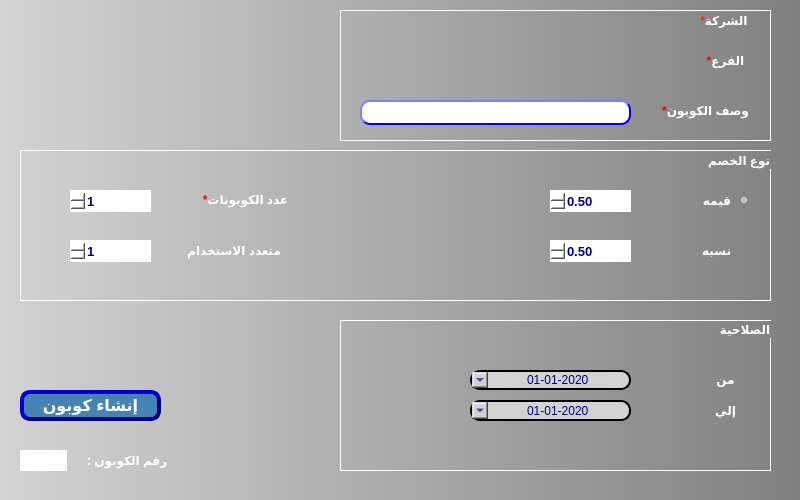
<?xml version="1.0" encoding="UTF-8"?>
<ui version="4.0">
 <class>CustomerGP</class>
 <widget class="QDialog" name="CustomerGP">
  <property name="geometry">
   <rect>
    <x>0</x>
    <y>0</y>
    <width>800</width>
    <height>500</height>
   </rect>
  </property>
  <property name="minimumSize">
   <size>
    <width>800</width>
    <height>500</height>
   </size>
  </property>
  <property name="maximumSize">
   <size>
    <width>800</width>
    <height>500</height>
   </size>
  </property>
  <property name="font">
   <font>
    <family>Arial</family>
    <pointsize>9</pointsize>
    <weight>50</weight>
    <bold>false</bold>
   </font>
  </property>
  <property name="windowTitle">
   <string>انشاء كوبون</string>
  </property>
  <property name="layoutDirection">
   <enum>Qt::RightToLeft</enum>
  </property>
  <property name="styleSheet">
   <string notr="true">background-color: qlineargradient(spread:pad, x1:0, y1:0, x2:1, y2:0, stop:0 lightgray, stop:1 gray);</string>
  </property>
  <widget class="QLabel" name="desc">
   <property name="geometry">
    <rect>
     <x>650</x>
     <y>100</y>
     <width>111</width>
     <height>21</height>
    </rect>
   </property>
   <property name="font">
    <font>
     <family>MS Shell Dlg 2</family>
     <pointsize>9</pointsize>
     <weight>75</weight>
     <bold>true</bold>
    </font>
   </property>
   <property name="styleSheet">
    <string notr="true">color:white;
background-color: rgba(0,0,0,0%);
border-style: outset;
border-width: 0px;
border-radius: 0px;
opacity: 1;</string>
   </property>
   <property name="text">
    <string>&lt;html&gt;&lt;head/&gt;&lt;body&gt;&lt;p align=&quot;center&quot;&gt;&lt;span style=&quot; color:#ff0000;&quot;&gt;*&lt;/span&gt;وصف الكوبون&lt;/p&gt;&lt;/body&gt;&lt;/html&gt;</string>
   </property>
  </widget>
  <widget class="QPushButton" name="BTN_createCoupon">
   <property name="geometry">
    <rect>
     <x>20</x>
     <y>390</y>
     <width>141</width>
     <height>31</height>
    </rect>
   </property>
   <property name="font">
    <font>
     <family>MS Shell Dlg 2</family>
     <pointsize>12</pointsize>
     <weight>75</weight>
     <italic>false</italic>
     <bold>true</bold>
    </font>
   </property>
   <property name="layoutDirection">
    <enum>Qt::RightToLeft</enum>
   </property>
   <property name="styleSheet">
    <string notr="true">QPushButton{
                                        background-color: SteelBlue;
                                        border-style: outset;
                                        border-width: 4px;
                                        border-radius: 10px;
                                        border-color: darkblue;
                    color:white;
	                                    }
                                        QPushButton:hover {
                                        background: qradialgradient(
                                        cx: 0.3, cy: -0.4, fx: 0.3, fy: -0.4,
                                        radius: 1.35, stop: 0 #3a0dab, stop: 1 #a5a5ff
                                        );
                                        }
                                        QPushButton:pressed {
                                        border-style: inset;
                                        background: qradialgradient(
                                        cx: 0.4, cy: -0.1, fx: 0.4, fy: -0.1,
                                        radius: 1.35, stop: 0 #a5a5ff, stop: 1 #3a0dab
                                        );
                                        }</string>
   </property>
   <property name="text">
    <string>إنشاء كوبون</string>
   </property>
  </widget>
  <widget class="QLineEdit" name="LE_desc">
   <property name="geometry">
    <rect>
     <x>360</x>
     <y>100</y>
     <width>271</width>
     <height>25</height>
    </rect>
   </property>
   <property name="font">
    <font>
     <family>MS Shell Dlg 2</family>
     <pointsize>9</pointsize>
     <weight>75</weight>
     <bold>true</bold>
    </font>
   </property>
   <property name="styleSheet">
    <string notr="true">QLineEdit{
                                        background-color: white;
                                        border-style: outset;
                                        border-width: 2px;
                                        border-radius: 10px;
                                        border-color: blue;
                                        min-width: 6em;
color:navy;
                                        }
                                        QLineEdit:hover {
                                        background: qradialgradient(
                                        cx: 0.3, cy: -0.4, fx: 0.3, fy: -0.4,
                                        radius: 1.35, stop: 0 #fff, stop: 1 #bbb
                                        );
                                        }
                                       QLineEdit:pressed {
                                        border-style: inset;
                                        background: qradialgradient(
                                        cx: 0.4, cy: -0.1, fx: 0.4, fy: -0.1,
                                        radius: 1.35, stop: 0 #fff, stop: 1 #ddd
                                        );
                                        }
                                    </string>
   </property>
   <property name="maxLength">
    <number>50</number>
   </property>
  </widget>
  <widget class="QLabel" name="desc_6">
   <property name="geometry">
    <rect>
     <x>670</x>
     <y>10</y>
     <width>111</width>
     <height>21</height>
    </rect>
   </property>
   <property name="font">
    <font>
     <family>MS Shell Dlg 2</family>
     <pointsize>9</pointsize>
     <weight>75</weight>
     <bold>true</bold>
    </font>
   </property>
   <property name="layoutDirection">
    <enum>Qt::RightToLeft</enum>
   </property>
   <property name="styleSheet">
    <string notr="true">color:white;
background-color: rgba(0,0,0,0%);
border-style: outset;
border-width: 0px;
border-radius: 0px;
opacity: 1;</string>
   </property>
   <property name="text">
    <string>&lt;html&gt;&lt;head/&gt;&lt;body&gt;&lt;p align=&quot;center&quot;&gt;&lt;span style=&quot; color:#ef2929;&quot;&gt;*&lt;/span&gt;الشركة &lt;/p&gt;&lt;/body&gt;&lt;/html&gt;</string>
   </property>
  </widget>
  <widget class="QLabel" name="desc_7">
   <property name="geometry">
    <rect>
     <x>670</x>
     <y>50</y>
     <width>111</width>
     <height>21</height>
    </rect>
   </property>
   <property name="font">
    <font>
     <family>MS Shell Dlg 2</family>
     <pointsize>9</pointsize>
     <weight>75</weight>
     <bold>true</bold>
    </font>
   </property>
   <property name="layoutDirection">
    <enum>Qt::RightToLeft</enum>
   </property>
   <property name="styleSheet">
    <string notr="true">color:white;
background-color: rgba(0,0,0,0%);
border-style: outset;
border-width: 0px;
border-radius: 0px;
opacity: 1;</string>
   </property>
   <property name="text">
    <string>&lt;html&gt;&lt;head/&gt;&lt;body&gt;&lt;p align=&quot;center&quot;&gt;&lt;span style=&quot; color:#ff0000;&quot;&gt;*&lt;/span&gt;الفرع&lt;/p&gt;&lt;/body&gt;&lt;/html&gt;</string>
   </property>
  </widget>
  <widget class="QLabel" name="label_num">
   <property name="geometry">
    <rect>
     <x>20</x>
     <y>450</y>
     <width>47</width>
     <height>21</height>
    </rect>
   </property>
   <property name="styleSheet">
    <string notr="true">background-color: rgb(255, 255, 255);
color: Navy;</string>
   </property>
   <property name="text">
    <string/>
   </property>
  </widget>
  <widget class="QLabel" name="label_2">
   <property name="geometry">
    <rect>
     <x>70</x>
     <y>450</y>
     <width>111</width>
     <height>21</height>
    </rect>
   </property>
   <property name="font">
    <font>
     <family>MS Shell Dlg 2</family>
     <pointsize>9</pointsize>
     <weight>75</weight>
     <bold>true</bold>
    </font>
   </property>
   <property name="styleSheet">
    <string notr="true">color:white;
background-color: rgba(0,0,0,0%);
border-style: outset;
border-width: 0px;
border-radius: 0px;
opacity: 1;</string>
   </property>
   <property name="text">
    <string>رقم الكوبون : </string>
   </property>
   <property name="alignment">
    <set>Qt::AlignCenter</set>
   </property>
  </widget>
  <widget class="QGroupBox" name="groupBox">
   <property name="geometry">
    <rect>
     <x>340</x>
     <y>320</y>
     <width>431</width>
     <height>151</height>
    </rect>
   </property>
   <property name="font">
    <font>
     <family>MS Shell Dlg 2</family>
     <pointsize>9</pointsize>
     <weight>75</weight>
     <bold>true</bold>
    </font>
   </property>
   <property name="styleSheet">
    <string notr="true">color:white;
background-color: rgba(0,0,0,0%);
border-style: outset;
border-width: 1px;
border-radius: 0px;
border-color:white;
opacity: 1;</string>
   </property>
   <property name="title">
    <string>الصلاحية</string>
   </property>
   <widget class="QDateTimeEdit" name="Qdate_from">
    <property name="geometry">
     <rect>
      <x>130</x>
      <y>50</y>
      <width>161</width>
      <height>20</height>
     </rect>
    </property>
    <property name="font">
     <font>
      <pointsize>9</pointsize>
     </font>
    </property>
    <property name="layoutDirection">
     <enum>Qt::RightToLeft</enum>
    </property>
    <property name="styleSheet">
     <string notr="true">color:navy;
background-color: lightGray;
border-style: outset;
border-width: 2px;
border-radius: 10px;
border-color:black;</string>
    </property>
    <property name="alignment">
     <set>Qt::AlignCenter</set>
    </property>
    <property name="minimumDateTime">
     <datetime>
      <hour>0</hour>
      <minute>0</minute>
      <second>0</second>
      <year>2020</year>
      <month>1</month>
      <day>1</day>
     </datetime>
    </property>
    <property name="displayFormat">
     <string>yyyy-MM-dd</string>
    </property>
    <property name="calendarPopup">
     <bool>true</bool>
    </property>
   </widget>
   <widget class="QLabel" name="desc_3">
    <property name="geometry">
     <rect>
      <x>360</x>
      <y>49</y>
      <width>51</width>
      <height>20</height>
     </rect>
    </property>
    <property name="font">
     <font>
      <pointsize>9</pointsize>
      <weight>75</weight>
      <bold>true</bold>
     </font>
    </property>
    <property name="layoutDirection">
     <enum>Qt::RightToLeft</enum>
    </property>
    <property name="styleSheet">
     <string notr="true">color:white;
background-color: rgba(0,0,0,0%);
border-style: outset;
border-width: 0px;
border-radius: 0px;
opacity: 1;</string>
    </property>
    <property name="text">
     <string>من</string>
    </property>
    <property name="alignment">
     <set>Qt::AlignCenter</set>
    </property>
   </widget>
   <widget class="QLabel" name="desc_4">
    <property name="geometry">
     <rect>
      <x>360</x>
      <y>80</y>
      <width>51</width>
      <height>20</height>
     </rect>
    </property>
    <property name="font">
     <font>
      <pointsize>9</pointsize>
      <weight>75</weight>
      <bold>true</bold>
     </font>
    </property>
    <property name="layoutDirection">
     <enum>Qt::RightToLeft</enum>
    </property>
    <property name="styleSheet">
     <string notr="true">color:white;
background-color: rgba(0,0,0,0%);
border-style: outset;
border-width: 0px;
border-radius: 0px;
opacity: 1;</string>
    </property>
    <property name="text">
     <string>إلي</string>
    </property>
    <property name="alignment">
     <set>Qt::AlignCenter</set>
    </property>
   </widget>
   <widget class="QDateTimeEdit" name="Qdate_to">
    <property name="geometry">
     <rect>
      <x>130</x>
      <y>80</y>
      <width>161</width>
      <height>21</height>
     </rect>
    </property>
    <property name="font">
     <font>
      <pointsize>9</pointsize>
      <weight>50</weight>
      <bold>false</bold>
     </font>
    </property>
    <property name="layoutDirection">
     <enum>Qt::RightToLeft</enum>
    </property>
    <property name="styleSheet">
     <string notr="true">color:navy;
background-color: lightGray;
border-style: outset;
border-width: 2px;
border-radius: 10px;
border-color:black;</string>
    </property>
    <property name="alignment">
     <set>Qt::AlignCenter</set>
    </property>
    <property name="minimumDateTime">
     <datetime>
      <hour>0</hour>
      <minute>0</minute>
      <second>0</second>
      <year>2020</year>
      <month>1</month>
      <day>1</day>
     </datetime>
    </property>
    <property name="displayFormat">
     <string>yyyy-MM-dd</string>
    </property>
    <property name="calendarPopup">
     <bool>true</bool>
    </property>
   </widget>
  </widget>
  <widget class="QGroupBox" name="groupBox_2">
   <property name="geometry">
    <rect>
     <x>20</x>
     <y>150</y>
     <width>751</width>
     <height>151</height>
    </rect>
   </property>
   <property name="font">
    <font>
     <family>MS Shell Dlg 2</family>
     <pointsize>9</pointsize>
     <weight>75</weight>
     <bold>true</bold>
    </font>
   </property>
   <property name="styleSheet">
    <string notr="true">color:white;
background-color: rgba(0,0,0,0%);
border-style: outset;
border-width: 1px;
border-radius: 0px;
border-color:white;
opacity: 1;</string>
   </property>
   <property name="title">
    <string> نوع الخصم</string>
   </property>
   <widget class="QDoubleSpinBox" name="LE_desc_3">
    <property name="geometry">
     <rect>
      <x>530</x>
      <y>90</y>
      <width>81</width>
      <height>22</height>
     </rect>
    </property>
    <property name="font">
     <font>
      <pointsize>10</pointsize>
      <weight>75</weight>
      <bold>true</bold>
     </font>
    </property>
    <property name="styleSheet">
     <string notr="true">background-color: rgb(255, 255, 255);
color: Navy;</string>
    </property>
    <property name="minimum">
     <double>0.500000000000000</double>
    </property>
   </widget>
   <widget class="QRadioButton" name="radioButton_Percentage">
    <property name="geometry">
     <rect>
      <x>620</x>
      <y>90</y>
      <width>111</width>
      <height>20</height>
     </rect>
    </property>
    <property name="font">
     <font>
      <pointsize>9</pointsize>
      <weight>75</weight>
      <bold>true</bold>
     </font>
    </property>
    <property name="layoutDirection">
     <enum>Qt::RightToLeft</enum>
    </property>
    <property name="styleSheet">
     <string notr="true">color:white;
background-color: rgba(0,0,0,0%);
border-style: outset;
border-width: 0px;
border-radius: 0px;
opacity: 1;</string>
    </property>
    <property name="text">
     <string>نسبه</string>
    </property>
   </widget>
   <widget class="QDoubleSpinBox" name="LE_desc_2">
    <property name="geometry">
     <rect>
      <x>530</x>
      <y>40</y>
      <width>81</width>
      <height>22</height>
     </rect>
    </property>
    <property name="font">
     <font>
      <pointsize>10</pointsize>
      <weight>75</weight>
      <bold>true</bold>
     </font>
    </property>
    <property name="styleSheet">
     <string notr="true">background-color: rgb(255, 255, 255);
color: Navy;</string>
    </property>
    <property name="minimum">
     <double>0.500000000000000</double>
    </property>
   </widget>
   <widget class="QRadioButton" name="radioButton_Value">
    <property name="geometry">
     <rect>
      <x>620</x>
      <y>40</y>
      <width>111</width>
      <height>21</height>
     </rect>
    </property>
    <property name="font">
     <font>
      <pointsize>9</pointsize>
      <weight>75</weight>
      <bold>true</bold>
     </font>
    </property>
    <property name="layoutDirection">
     <enum>Qt::RightToLeft</enum>
    </property>
    <property name="autoFillBackground">
     <bool>false</bool>
    </property>
    <property name="styleSheet">
     <string notr="true">color:white;
background-color: rgba(0,0,0,0%);
border-style: outset;
border-width: 0px;
border-radius: 0px;
opacity: 1;</string>
    </property>
    <property name="text">
     <string>قيمه</string>
    </property>
    <property name="checked">
     <bool>true</bool>
    </property>
   </widget>
   <widget class="QCheckBox" name="checkBox_Multi">
    <property name="geometry">
     <rect>
      <x>160</x>
      <y>90</y>
      <width>121</width>
      <height>20</height>
     </rect>
    </property>
    <property name="font">
     <font>
      <pointsize>9</pointsize>
      <weight>75</weight>
      <bold>true</bold>
     </font>
    </property>
    <property name="layoutDirection">
     <enum>Qt::RightToLeft</enum>
    </property>
    <property name="styleSheet">
     <string notr="true">color:white;
background-color: rgba(0,0,0,0%);
border-style: outset;
border-width: 0px;
border-radius: 0px;
opacity: 1;</string>
    </property>
    <property name="text">
     <string>متعدد الاستخدام</string>
    </property>
   </widget>
   <widget class="QLabel" name="desc_2">
    <property name="geometry">
     <rect>
      <x>170</x>
      <y>40</y>
      <width>111</width>
      <height>20</height>
     </rect>
    </property>
    <property name="font">
     <font>
      <pointsize>9</pointsize>
      <weight>75</weight>
      <bold>true</bold>
     </font>
    </property>
    <property name="layoutDirection">
     <enum>Qt::RightToLeft</enum>
    </property>
    <property name="styleSheet">
     <string notr="true">color:white;
background-color: rgba(0,0,0,0%);
border-style: outset;
border-width: 0px;
border-radius: 0px;
opacity: 1;</string>
    </property>
    <property name="text">
     <string>&lt;html&gt;&lt;head/&gt;&lt;body&gt;&lt;p align=&quot;center&quot;&gt;&lt;span style=&quot; color:#ff0000;&quot;&gt;*&lt;/span&gt;عدد الكوبونات&lt;/p&gt;&lt;/body&gt;&lt;/html&gt;</string>
    </property>
    <property name="alignment">
     <set>Qt::AlignCenter</set>
    </property>
   </widget>
   <widget class="QSpinBox" name="LE_desc_5">
    <property name="geometry">
     <rect>
      <x>50</x>
      <y>90</y>
      <width>81</width>
      <height>22</height>
     </rect>
    </property>
    <property name="font">
     <font>
      <pointsize>10</pointsize>
      <weight>75</weight>
      <bold>true</bold>
     </font>
    </property>
    <property name="styleSheet">
     <string notr="true">background-color: rgb(255, 255, 255);
color: Navy;</string>
    </property>
    <property name="minimum">
     <number>1</number>
    </property>
   </widget>
   <widget class="QSpinBox" name="LE_desc_4">
    <property name="geometry">
     <rect>
      <x>50</x>
      <y>40</y>
      <width>81</width>
      <height>22</height>
     </rect>
    </property>
    <property name="font">
     <font>
      <pointsize>10</pointsize>
      <weight>75</weight>
      <bold>true</bold>
     </font>
    </property>
    <property name="styleSheet">
     <string notr="true">background-color: rgb(255, 255, 255);
color: Navy;</string>
    </property>
    <property name="minimum">
     <number>1</number>
    </property>
   </widget>
  </widget>
  <widget class="QGroupBox" name="groupBox_3">
   <property name="geometry">
    <rect>
     <x>340</x>
     <y>10</y>
     <width>431</width>
     <height>131</height>
    </rect>
   </property>
   <property name="font">
    <font>
     <family>MS Shell Dlg 2</family>
     <pointsize>9</pointsize>
     <weight>75</weight>
     <bold>true</bold>
    </font>
   </property>
   <property name="styleSheet">
    <string notr="true">color:white;
background-color: rgba(0,0,0,0%);
border-style: outset;
border-width: 1px;
border-radius: 0px;
border-color:white;
opacity: 1;</string>
   </property>
   <property name="title">
    <string/>
   </property>
  </widget>
  <zorder>groupBox_3</zorder>
  <zorder>desc</zorder>
  <zorder>BTN_createCoupon</zorder>
  <zorder>LE_desc</zorder>
  <zorder>desc_6</zorder>
  <zorder>desc_7</zorder>
  <zorder>label_num</zorder>
  <zorder>label_2</zorder>
  <zorder>groupBox</zorder>
  <zorder>groupBox_2</zorder>
 </widget>
 <resources/>
 <connections/>
</ui>
